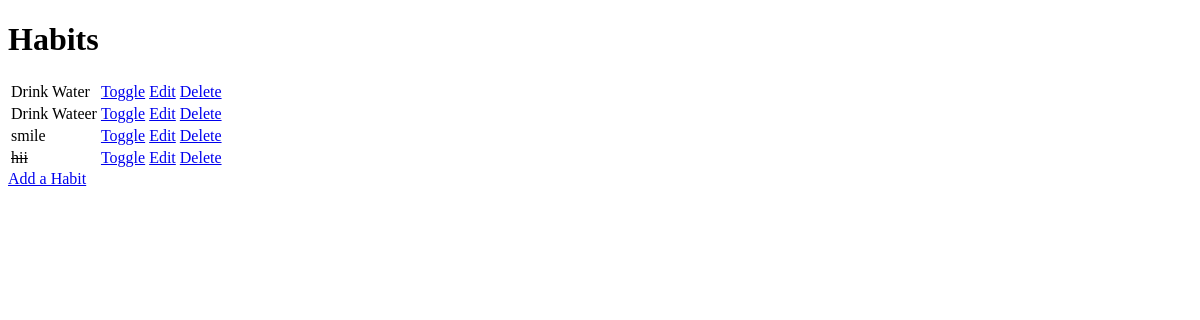
/, run on an earlier commit of the app's database.
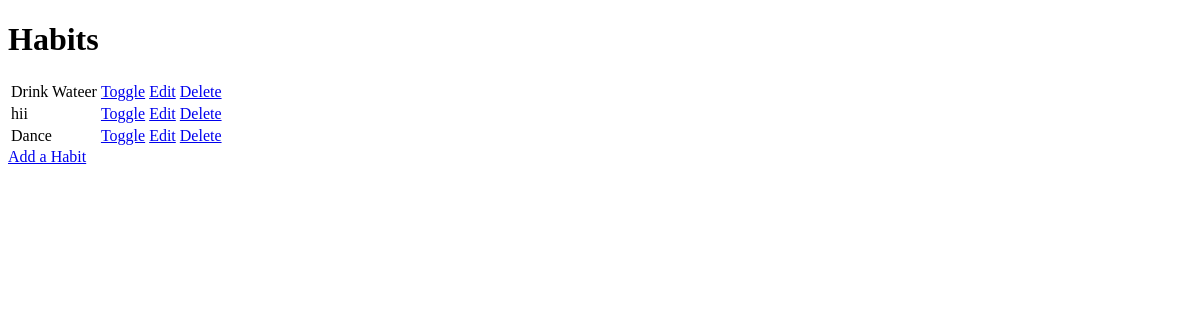
And on a later commit of the database.
### habit/models.py (models this page shows, shortened)
class Item(models.Model):
    name = models.CharField(max_length=50, null=False, blank=False)
    done = models.BooleanField(null=False, blank=False, default=False)

### habit/views.py (the view)
# urls.py: path('', views.get_habits, name = 'get_habits'),
def get_habits(request):
    items = Item.objects.all()
    context = {
        'items': items
    }
    return render(request, 'habits/habits.html', context)

### habit/templates/habits/habits.html (shortened to what this page needs)
<!DOCTYPE html>
<html lang="en">
<head>
</head>
<body>
<h1>Habits
</h1>
<table>
    {% for item in items %}
        <tr>
            {% if item.done %}
                <td><strike>{{ item.name }}</strike></td>
            {% else %}
                <td>{{ item.name }}</td>
            {% endif %}
            <td>
                <a href="/toggle/{{ item.id }}">
                    Toggle
                </a>
            </td>
            <td>
                <a href="/edit/{{ item.id }}">
                    Edit
                </a>
            </td>
            <td>
                <a href="/delete/{{ item.id }}">
                    Delete
                </a>
            </td>
        </tr>
        {% empty %}
        <tr><td>Create New Habits</td></tr>
    {% endfor %}
</table>
<a href = "/add">Add a Habit</a>
</body>
</html>

What changed in the data, as far as the page shows it:
removed Item: name "Drink Water"
removed Item: name "smile"
changed Item "hii": done True → False (drawn)
added Item: name "Dance"
